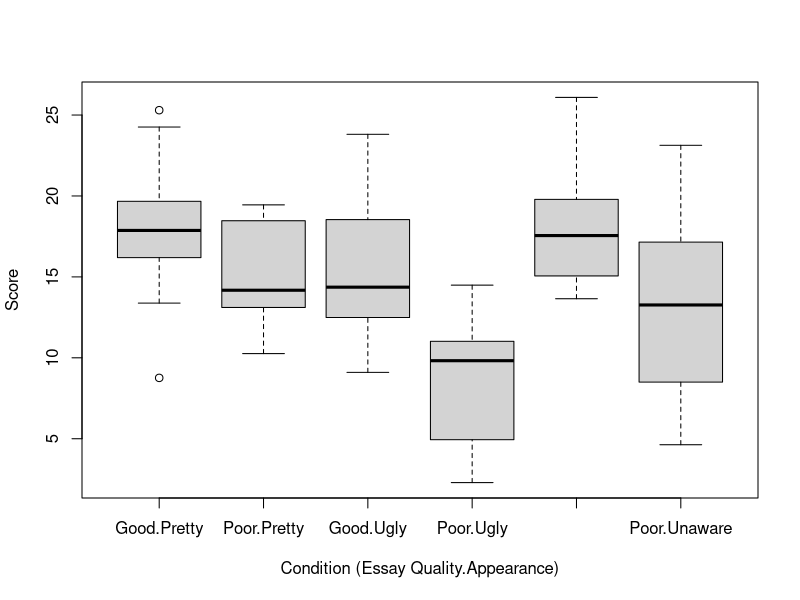
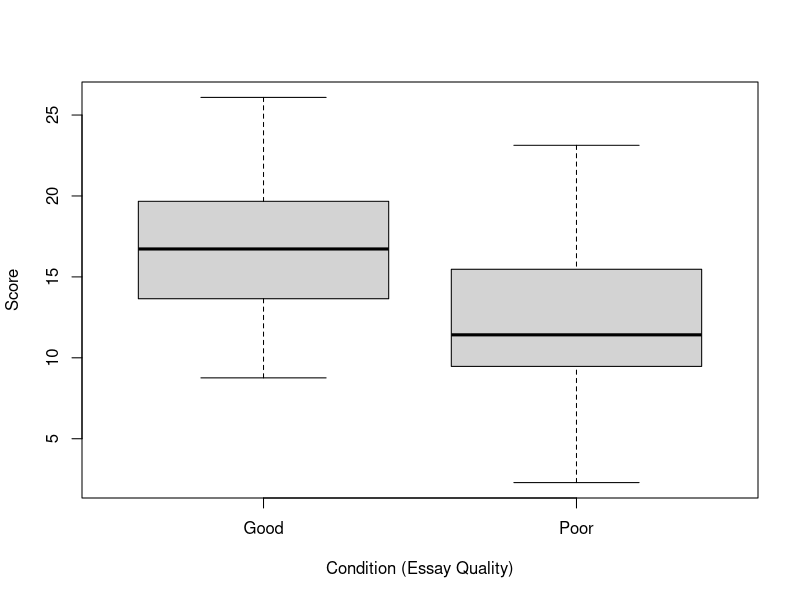
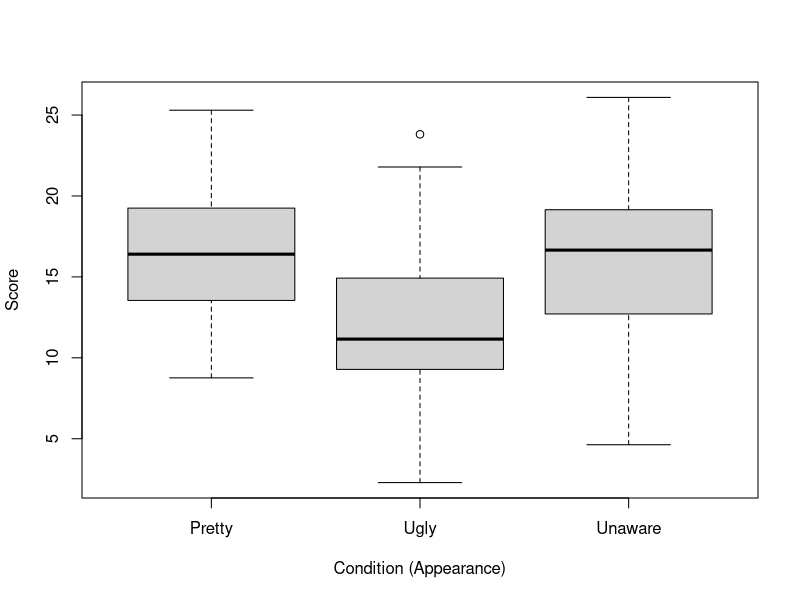
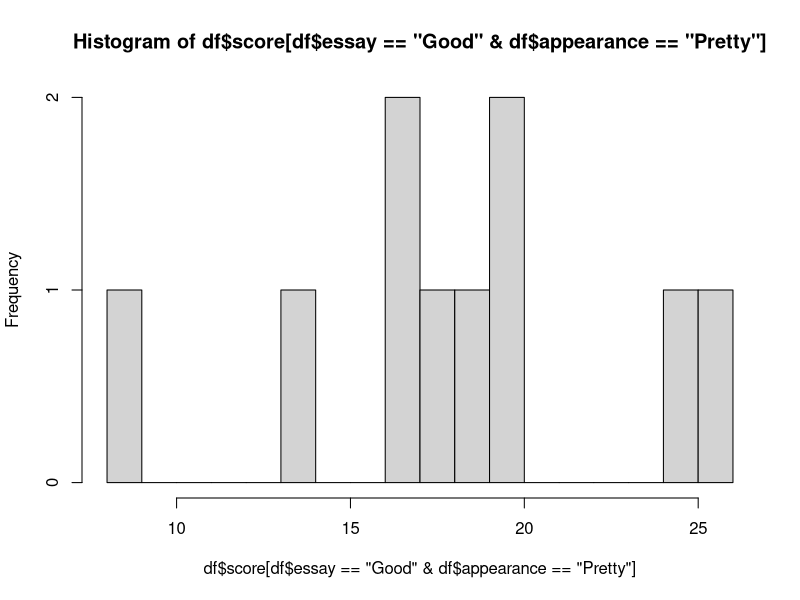

Write the R code that produced these figures, in order. (Note: this script raises an error after producing the figures.)
#####################################
# step 1, import data
df0 <- read.table("./halo1.dat", header = FALSE)
colnames(df0) <- c('essay', 'appearance', 'score')

df <- df0
df$essay[df$essay==1] <- "Good"
df$essay[df$essay==2] <- "Poor"
df$appearance[df$appearance==1] <- "Pretty"
df$appearance[df$appearance==2] <- "Unaware"
df$appearance[df$appearance==3] <- "Ugly"


boxplot(score ~ essay + appearance, data=df, ylab ="Score", xlab ="Condition (Essay Quality.Appearance)")
boxplot(score ~ essay , data=df, ylab ="Score", xlab ="Condition (Essay Quality)")
boxplot(score ~ appearance, data=df, ylab ="Score", xlab ="Condition (Appearance)")

hist(df$score[df$essay=="Good" & df$appearance=="Pretty"], breaks=20)

######################################
# step 2, two-way cell means model for Bayersian statistics



mod3_string = " model {
  for( i in 1:length(y)) {
    y[i] ~ dnorm(mu[essayGrp[i], appearanceGrp[i]], prec[essayGrp[i], appearanceGrp[i]])
  }

  for (j in 1:max(essayGrp)) {
    for (k in 1:max(appearanceGrp)) {
      mu[j,k] ~ dnorm(15.0, 1.0/5.0^2)
      prec[j,k] ~ dgamma(17.0, 640.0)
      sig[j,k] = sqrt(1.0 / prec[j,k])
    }
  }

} "

# how to determine alpha and beta in prec ~ dgamma(alpha, beta)
# sig^2 ~ invgamma(alpha, beta)
# mu(sig^2) = beta/(alpha - 1) 
# var(sig^2) = beta^2 / [(alpha - 1)^2 * (alpha - 2)]
# looking at the box-plot, I think  mu(sig^2)=25 and var(sig^2)= 25
# solving the two equations, we get
# alpha = 27.0; beta = 130.0 

data3_jags = list(y=df$score, essayGrp=as.numeric(df0$essay), appearanceGrp=as.numeric(df0$appearance))
params3 = c("mu", "sig")
mod3 = jags.model(textConnection(mod3_string), data=data3_jags, n.chains=3)
update(mod3, 1e3)
mod3_sim = coda.samples(model=mod3,
                        variable.names=params3,
                        n.iter=5e3)
mod3_csim = as.mcmc(do.call(rbind, mod3_sim))
plot(mod3_sim, ask=TRUE)
## convergence diagnostics
gelman.diag(mod3_sim)
autocorr.diag(mod3_sim)
effectiveSize(mod3_sim)
raftery.diag(mod3_sim, q=0.025, r=0.005, s=0.95)

(dic3 = dic.samples(mod3, n.iter=1e3))


######################################
# step 3, Results and conclusions

mean(mod3_csim[,"mu[1,1]"] > mod3_csim[,"mu[1,2]"]) # good-pretty > good-unknown
# mean(mod3_csim[,"sig[1,1]"] > mod3_csim[,"sig[1,2]"]) # good-pretty > good-unknown

mean(mod3_csim[,"mu[2,1]"] > mod3_csim[,"mu[2,2]"]) # poor-pretty > poor-unknown

mean(mod3_csim[,"mu[1,2]"] > mod3_csim[,"mu[1,3]"]) # good-unknown > good-ugly

mean(mod3_csim[,"mu[2,2]"] > mod3_csim[,"mu[2,3]"]) # poor-unknown > poor-ugly

mean(mod3_csim[,"mu[1,1]"] > mod3_csim[,"mu[1,3]"]) # good-pretty > good-ugly

mean(mod3_csim[,"mu[2,1]"] > mod3_csim[,"mu[2,3]"]) # poor-pretty > poor-ugly


mean(mod3_csim[,"mu[1,1]"] > mod3_csim[,"mu[1,3]"]*1.135) # good-pretty > good-ugly

mean(mod3_csim[,"mu[1,2]"] > mod3_csim[,"mu[1,3]"]*1.137) # good-unknown > good-ugly
